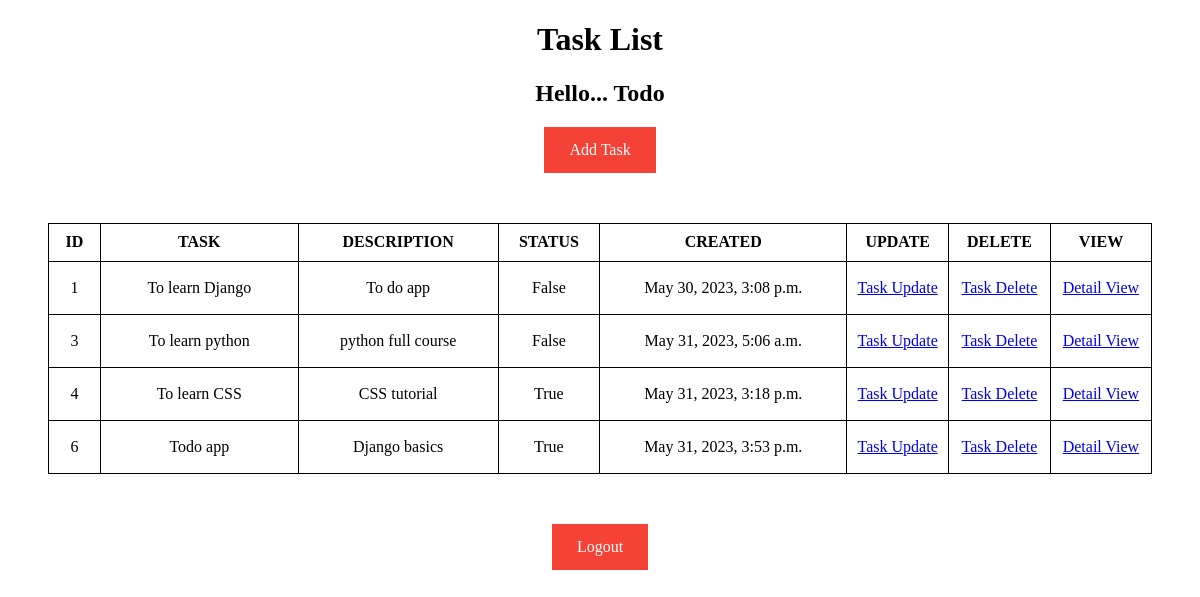
The app's page / (signed in) with its own data.
### todos/models.py (models this page shows, shortened)
class Task(models.Model):
    user = models.ForeignKey(User, on_delete=models.CASCADE, null=True, blank=True)
    title = models.CharField(max_length=150, null=True, blank=True)
    description = models.TextField(default='')
    completed = models.BooleanField(default=False)
    created = models.DateTimeField(auto_now_add=True)

### todos/views.py (the view)
# urls.py: path('', TaskList.as_view(), name='task'),
class TaskList(LoginRequiredMixin, ListView):
    model = Task
    context_object_name = 'task'
    template_name = 'list.html'

### templates/list.html (shortened to what this page needs)
{% load static %}
<!DOCTYPE html>
<html lang="en">
<head>
    <link rel="stylesheet" href="{% static 'liststyle.css' %}">
</head>
<body>
<div class="container">
    <h1>Task List</h1>
    <div class="header-box">
        <h2>Hello... {{user.username | title}}</h2>
<div class="create">
 <a  href="{% url 'task-create' %}">Add Task</a>
  </div>
        <table>
                <tr>
                    <th style="height:35px;">ID</th>
                    <th>TASK</th>
                    <th>DESCRIPTION</th>
                    <th>STATUS</th>
                    <th>CREATED</th>
                    <th>UPDATE</th>
                    <th>DELETE</th>
                    <th>VIEW</th>
                </tr>
                {% for tasks in task %}
                <tr>
                    <td style="width:50px; height:50px;">{{tasks.id}}</td>
                    <td style="width:200px;height:50px;">{{tasks.title}}</td>
                    <td style="width:200px;height:50px;">{{tasks.description}}</td>
                    <td style="width:100px;height:50px;">{{tasks.completed}}</td>
                    <td style="width:250px;height:50px;">{{tasks.created}}</td>
                    <td style="width:100px;height:50px;"><a href="{% url 'task-update' tasks.id %}">Task Update</a></td>
                    <td style="width:100px;height:50px;"><a href="{% url 'task-delete' tasks.id %}">Task Delete</a></td>
                    <td style="width:100px;height:50px;"><a href="{% url 'task-details' tasks.id %}">Detail View</a></td>
                </tr>
                {% endfor %}
        </table>
     <div class="task-items-wrapper">
        {% if request.user.is_authenticated %}
        <a href="{% url 'logout' %}">Logout</a>
        {% else %}
        <a href="{% url 'login' %}">Login</a>
        {% endif %}
 </div>
    </div>
</div>
</body>
</html>

### todos/static/liststyle.css (style rules this page uses)
.task-items-wrapper tr,td,th { border:1px solid black; text-align:center; }
table { border-collapse: collapse; margin:50px 40px; }
.task-items-wrapper, h2,h1, .create { text-align:center; }
.create a:link, .task-items-wrapper a:link { background-color: #f44336; color: white; padding: 14px 25px; text-align: center; text-decoration: none; display: inline-block; }

### records on screen
Task: id "1", title "To learn Django", description "To do app", completed "False", created "May 30, 2023, 3:08 p.m."
Task: id "3", title "To learn python", description "python full course", completed "False", created "May 31, 2023, 5:06 a.m."
Task: id "4", title "To learn CSS", description "CSS tutorial", completed "True", created "May 31, 2023, 3:18 p.m."
Task: id "6", title "Todo app", description "Django basics", completed "True", created "May 31, 2023, 3:53 p.m."

### other values on screen
{{ user.username | title }} "Todo"
